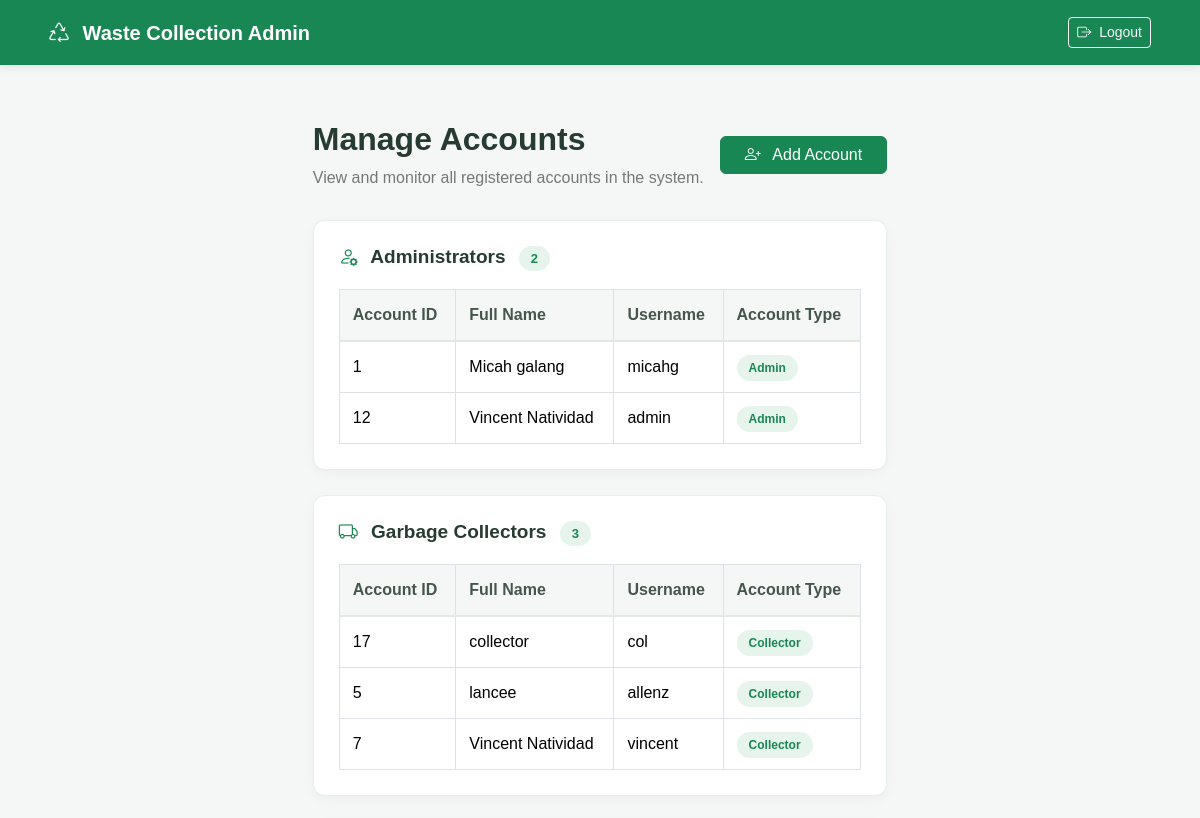
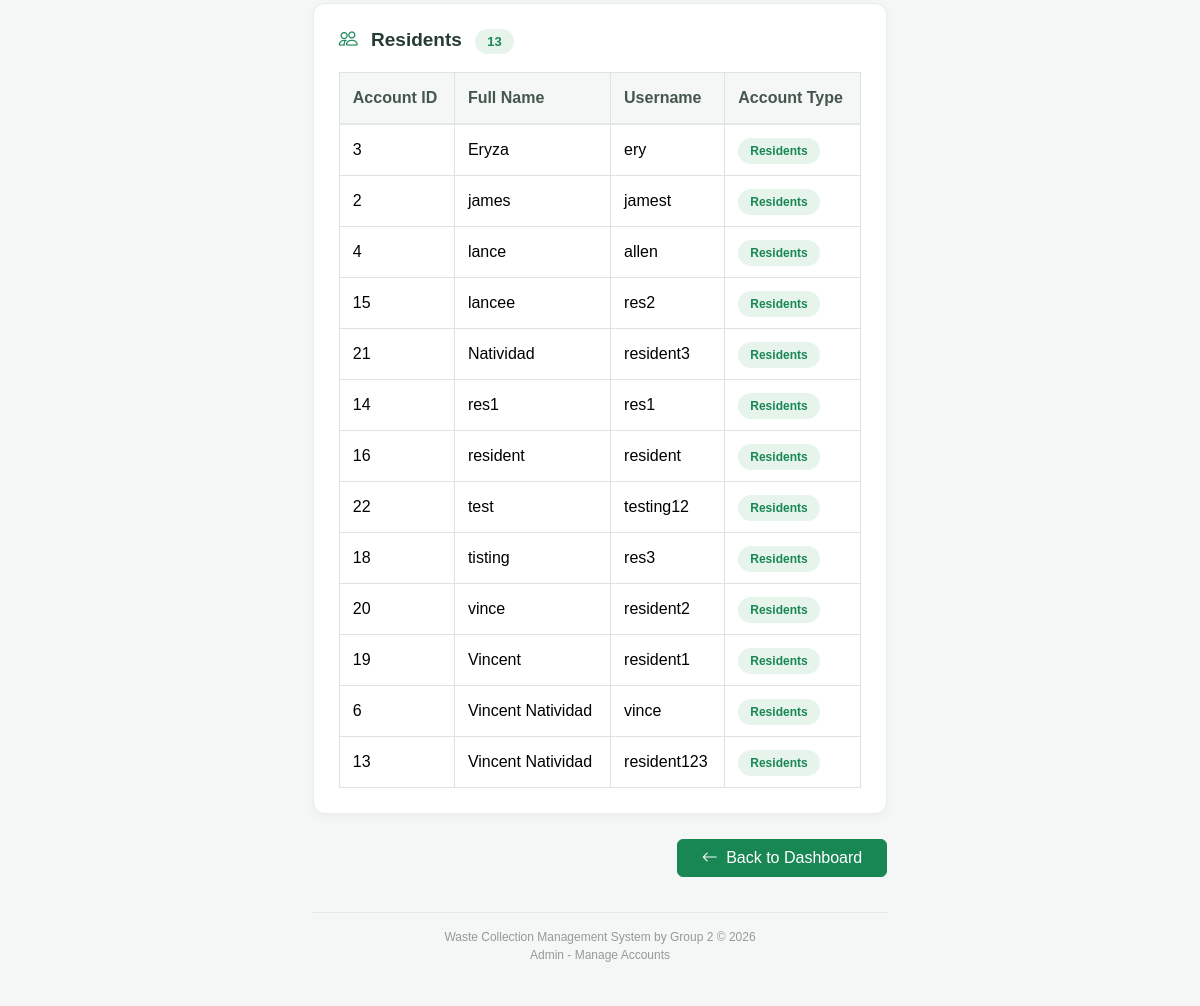
/wastesystem/admin/accounts.php (signed in), run on the app's committed database (2 pictures, top to bottom).
### tables this page shows
CREATE TABLE `users` (
  `id` int(11) NOT NULL,
  `fullname` varchar(255) NOT NULL,
  `users` varchar(255) NOT NULL,
  `password` varchar(255) NOT NULL,
  `role` varchar(11) NOT NULL
);

### wastesystem/admin/accounts.php (the view, shortened to what this page needs)
<?php
include "../config/database.php";
$roles = [
    "admin" => "Administrators",
    "collector" => "Garbage Collectors",
    "residents" => "Residents"
];
$accounts = [
    "admin" => [],
    "collector" => [],
    "residents" => []
];
$sql = "SELECT id, fullname, users, role
        FROM users
        ORDER BY fullname ASC";
$result = mysqli_query($conn, $sql);
while ($row = mysqli_fetch_assoc($result)) {
    $role = $row["role"];
    if (isset($accounts[$role])) {
        $accounts[$role][] = $row;
    }
}
?>
<!DOCTYPE html>
<html lang="en">
<head>
    <link href="../assets/vendor/bootstrap/css/bootstrap.min.css" rel="stylesheet">
    <link rel="stylesheet"
        href="https://cdn.jsdelivr.net/npm/bootstrap-icons@1.11.3/font/bootstrap-icons.min.css">
    <link href="../assets/css/style.css" rel="stylesheet">
</head>
<body>
    <nav class="navbar navbar-dark">
        <div class="container-fluid px-4">
            <a class="navbar-brand" href="dashboard.php">
                <i class="bi bi-recycle me-2"></i>
                Waste Collection Admin
            </a>
            <a href="../logout.php" class="btn btn-outline-light btn-sm">
                <i class="bi bi-box-arrow-right me-1"></i>
                Logout
            </a>
        </div>
    </nav>
    <div class="main-container">
        <div class="page-header d-flex justify-content-between align-items-center flex-wrap gap-3">
            <div>
                <h2>Manage Accounts</h2>
                <p>
                    View and monitor all registered accounts in the system.
                </p>
            </div>
            <a href="add_account.php" class="btn btn-success px-4">
                <i class="bi bi-person-plus me-2"></i>
                Add Account
            </a>
        </div>
        <?php foreach ($roles as $role => $title) { ?>
            <div class="account-section">
                <h5 class="section-title">
                    <?php if ($role === "admin") { ?>
                        <i class="bi bi-person-gear"></i>
                    <?php } elseif ($role === "collector") { ?>
                        <i class="bi bi-truck"></i>
                    <?php } else { ?>
                        <i class="bi bi-people"></i>
                    <?php } ?>
                    <?php echo htmlspecialchars($title); ?>
                    <span class="account-count">
                        <?php echo count($accounts[$role]); ?>
                    </span>
                </h5>
                <div class="table-responsive">
                    <table class="table table-bordered table-hover">
                        <thead>
                            <tr>
                                <th>Account ID</th>
                                <th>Full Name</th>
                                <th>Username</th>
                                <th>Account Type</th>
                            </tr>
                        </thead>
                        <tbody>
                            <?php if (count($accounts[$role]) > 0) { ?>
                                <?php foreach ($accounts[$role] as $account) { ?>
                                    <tr>
                                        <td>
                                            <?php echo htmlspecialchars((string) $account["id"]); ?>
                                        </td>
                                        <td>
                                            <?php echo htmlspecialchars($account["fullname"]); ?>
                                        </td>
                                        <td>
                                            <?php echo htmlspecialchars($account["users"]); ?>
                                        </td>
                                        <td>
                                            <span class="role-badge">
                                                <?php echo htmlspecialchars(ucfirst($account["role"])); ?>
                                            </span>
                                        </td>
                                    </tr>
                                <?php } ?>
                            <?php } ?>
                        </tbody>
                    </table>
                </div>
            </div>
        <?php } ?>
        <div class="text-end mb-4">
            <a href="dashboard.php" class="btn btn-success px-4">
                <i class="bi bi-arrow-left me-1"></i>
                Back to Dashboard
            </a>
        </div>
        <div class="page-footer">
            Waste Collection Management System by Group 2
            &copy; <?php echo date("Y"); ?>
            <br>
            Admin - Manage Accounts
        </div>
    </div>
</body>
</html>

### wastesystem/assets/css/style.css (style rules this page uses)
body { background: #f5f7fb; }
.navbar-brand { font-weight: 700; }
body { margin: 0; min-height: 100vh; display: flex; justify-content: center; align-items: center; font-family: Arial, sans-serif; background: #ffffff; }

### wastesystem/admin/accounts.php (style rules this page uses)
body { background-color: #f4f7f6; font-family: Arial, sans-serif; color: #333; padding-top: 85px; }
.navbar { background-color: #198754 !important; padding: 12px 25px; box-shadow: 0 2px 8px rgba(0, 0, 0, 0.08); position: fixed; top: 0; left: 0; right: 0; width: 100%; min-height: 65px; z-index: 9999; }
.navbar-brand { font-weight: bold; font-size: 20px; }
.main-container { max-width: 1200px; margin: 0 auto; padding: 35px 20px; }
.page-header { margin-bottom: 30px; }
.page-header h2 { font-weight: 700; color: #263b32; margin-bottom: 8px; }
.page-header p { color: #777; margin-bottom: 0; }
.account-section { background: white; border: 1px solid #e8eeea; border-radius: 12px; padding: 25px; margin-bottom: 25px; box-shadow: 0 3px 12px rgba(0, 0, 0, 0.04); }
.section-title { font-size: 19px; font-weight: 700; color: #263b32; margin-bottom: 20px; }
.section-title i { color: #198754; margin-right: 8px; }
.account-count { background-color: #e6f4ec; color: #198754; font-size: 13px; padding: 5px 12px; border-radius: 20px; font-weight: 600; margin-left: 8px; }
.table { vertical-align: middle; margin-bottom: 0; }
.table thead th { background-color: #f4f7f6; color: #45564d; font-weight: 600; border-bottom: 2px solid #e2e9e5; padding: 13px; white-space: nowrap; }
.table tbody td { padding: 13px; }
.role-badge { background-color: #e6f4ec; color: #198754; padding: 6px 12px; border-radius: 20px; font-size: 12px; font-weight: 600; }
.page-footer { margin-top: 35px; padding: 15px 0; border-top: 1px solid #e2e9e5; color: #929b96; font-size: 12px; text-align: center; }

### data on the page
users: id "1", fullname "Micah galang", users "micahg", role "Admin"
users: id "12", fullname "Vincent Natividad", users "admin", role "Admin"
users: id "17", fullname "collector", users "col", role "Collector"
users: id "5", fullname "lancee", users "allenz", role "Collector"
users: id "7", fullname "Vincent Natividad", users "vincent", role "Collector"
users: title "Residents", role "13", id "13", fullname "Vincent Natividad", users "resident123", role "Residents"
users: id "3", fullname "Eryza", users "ery", role "Residents"
users: id "2", fullname "james", users "jamest", role "Residents"
users: id "4", fullname "lance", users "allen", role "Residents"
users: id "15", fullname "lancee", users "res2", role "Residents"
users: id "21", fullname "Natividad", users "resident3", role "Residents"
users: id "14", fullname "res1", users "res1", role "Residents"
users: id "16", fullname "resident", users "resident", role "Residents"
users: id "22", fullname "test", users "testing12", role "Residents"
users: id "18", fullname "tisting", users "res3", role "Residents"
users: id "20", fullname "vince", users "resident2", role "Residents"
users: id "19", fullname "Vincent", users "resident1", role "Residents"
users: id "6", fullname "Vincent Natividad", users "vince", role "Residents"

### other printed values
$title "Administrators"
count($accounts[$role]) "2"
$title "Garbage Collectors"
count($accounts[$role]) "3"
